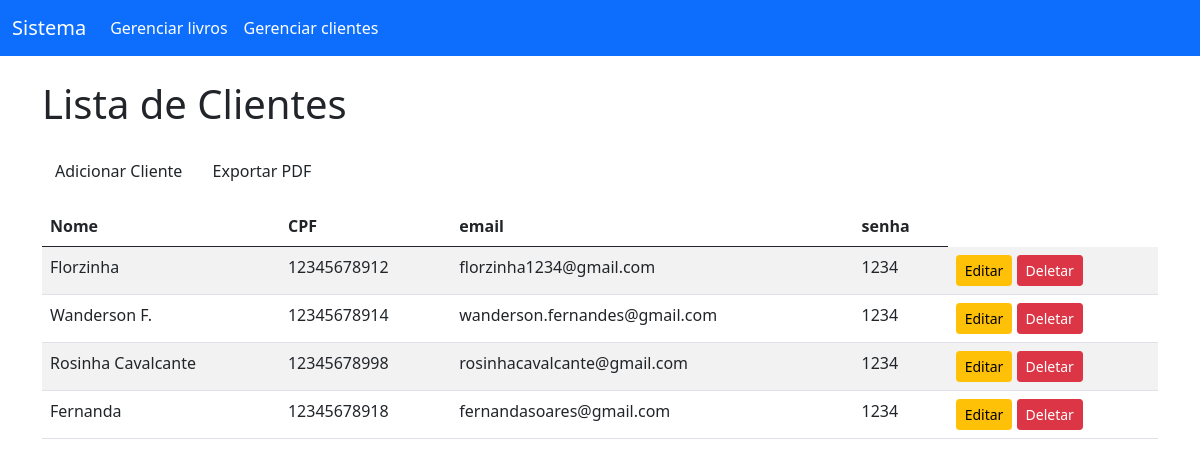
The page /emprestimo/clientes/ on the database its author committed.
### emprestimo/models.py (models this page shows)
class Cliente(models.Model):
    nome = models.CharField(max_length=100)
    cpf = models.CharField(max_length=15, unique=True)
    email = models.CharField(max_length=100)
    senha = models.CharField(max_length=100, default='1234')  # Adicione o padrão aqui
    def __str__(self):
        return self.nome+" - "+self.cpf+ " - " +self.email

### emprestimo/views.py (the view)
# urls.py: path('clientes/', views.lista_clientes, name="lista_clientes"),  # Adicione a barra final
def lista_clientes(request):
    clientes = Cliente.objects.all()
    print(clientes)  # Adicione isso para verificar a saída no console
    return render(request, 'clientes/lista_clientes.html', {'clientes': clientes})

### emprestimo/templates/clientes/lista_clientes.html (shortened to what this page needs)
{% extends "base.html" %}
{% load static %}
{% block dashboard %}
<h1 class="my-4">Lista de Clientes</h1>
<a href="{% url 'criar_clientes' %}" class="btn colorprimarybtn2 mb-3">Adicionar Cliente</a>
<a href="{% url 'exportar_cliente_pdf' %}" target="_blank" class="btn colorprimarybtn2 mb-3">Exportar PDF</a>
<table class="table table-striped">
  <thead>
    <tr>
      <th>Nome</th>
      <th>CPF</th>
      <th>email</th>
      <th>senha</th>
    </tr>
  </thead>
  <tbody>
    {% for cliente in clientes %}
    <tr>
      <td>{{ cliente.nome }}</td>
      <td>{{ cliente.cpf }}</td>
      <td>{{ cliente.email }}</td>
      <td>{{ cliente.senha }}</td>
      <td>
        <a href="{% url 'atualizar_cliente' cliente.id %}" class="btn btn-sm btn-warning">Editar</a>
        <form action="{% url 'deletar_cliente' cliente.id %}" method="POST" style="display:inline;">
            <button type="submit" class="btn btn-sm btn-danger" onclick="return confirm('Tem certeza que deseja excluir este cliente?');">Deletar</button>
        </form>
      </td>
    </tr>
    {% empty %}
    <tr>
      <td colspan="3">Nenhum cliente cadastrado.</td>
    </tr>
    {% endfor %}
  </tbody>
</table>
{% endblock %}

### templates/base.html (shortened to what this page needs)
{% load static %}
<!doctype html>
<html lang="pt-BR">
<head>
    <link href="https://cdn.jsdelivr.net/npm/bootstrap@5.0.2/dist/css/bootstrap.min.css" rel="stylesheet"
>
    <link rel="stylesheet" href="{% static 'css/base.css' %}">
</head>
<body>
    <div class="sidebar">
        <nav class="navbar navbar-expand-lg navbar-dark bg-primary">
            <div class="container-fluid">
                <a class="navbar-brand" href="#">Sistema</a>
                <div class="collapse navbar-collapse" id="navbarNav">
                    <ul class="navbar-nav">
                        <li class="nav-item">
                            <a class="nav-link active" href="{% url 'listar_livros' %}">Gerenciar livros</a>
                        </li>
                        <li class="nav-item">
                            <a class="nav-link active" href="{% url 'lista_clientes' %}">Gerenciar clientes</a>
                        </li>
                    </ul>
                </div>
            </div>
        </nav>
    </div>
    <div class="container">
        {% block dashboard%}
        {% endblock %}
    </div>
</body>
</html>

### rows shown on the page
Cliente: nome "Florzinha", cpf "12345678912", email "florzinha1234@gmail.com", senha "1234"
Cliente: nome "Wanderson F.", cpf "12345678914", email "wanderson.fernandes@gmail.com", senha "1234"
Cliente: nome "Rosinha Cavalcante", cpf "12345678998", email "rosinhacavalcante@gmail.com", senha "1234"
Cliente: nome "Fernanda", cpf "12345678918", email "fernandasoares@gmail.com", senha "1234"
